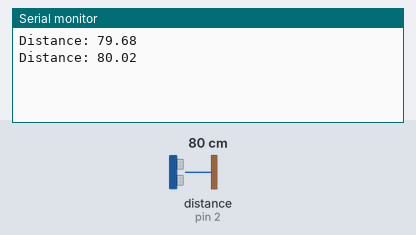
Simulated run of this sketch. Board: Arduino Uno, built with avr-gcc and run on an emulated ATmega328P. On the bench: the last lines printed to the serial monitor. Wiring (inferred from the names in the program): ultrasonic range finder: trigger pin 4; echo pin 2. The test bench sets the inputs (shaded band); at power-on: distance to the obstacle (sensor on pin 2) 80 cm. The echo pulse lasts 58.3 µs per cm.

Above: at 1.8 s.
1.9 s: distance to the obstacle (sensor on pin 2) set to 2 cm
At 2.6 s:
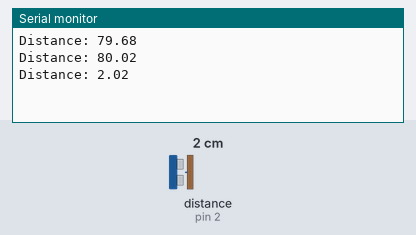
3.4 s: distance to the obstacle (sensor on pin 2) set to 4 cm
At 4.8 s:
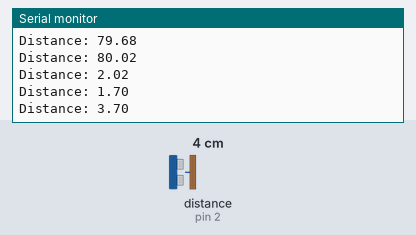
Timing chart, 0 to 6.4 s (numbered marks = the images above; inputs shaded):
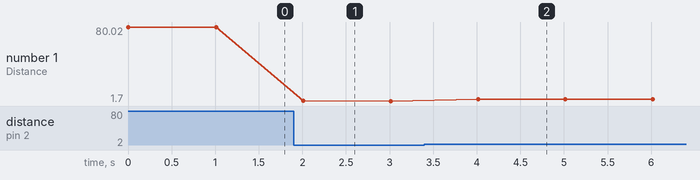

Measured:
- after the input at 1.9 s, the serial monitor: prints a new line after 0.11 s (image 1)
- after the input at 3.4 s, the serial monitor: prints a new line after 0.61 s (image 2)
- plotted number 1: 80.02 → 1.7 after the input at 1.9 s, 1.7 → 3.7 after the input at 3.4 s

The sketch:

SensorDistancia_esp.ino
```cpp
const int trigPin = 4;
const int echoPin = 2;

float duration, distance; //armazena o comprimento da onda e a distancia do objeto

void setup() {
  pinMode(trigPin, OUTPUT);
  pinMode(echoPin, INPUT);
  Serial.begin(115200);

}

void loop() {
  digitalWrite(trigPin, LOW);
  delayMicroseconds(2);
  digitalWrite(trigPin, HIGH);
  delayMicroseconds(10);
  digitalWrite(trigPin, LOW);
  duration = pulseIn(echoPin, HIGH);
  distance = (duration * 0.0343) / 2;
  Serial.print("Distance: ");
  Serial.println(distance);
  delay(1000);

}
```
